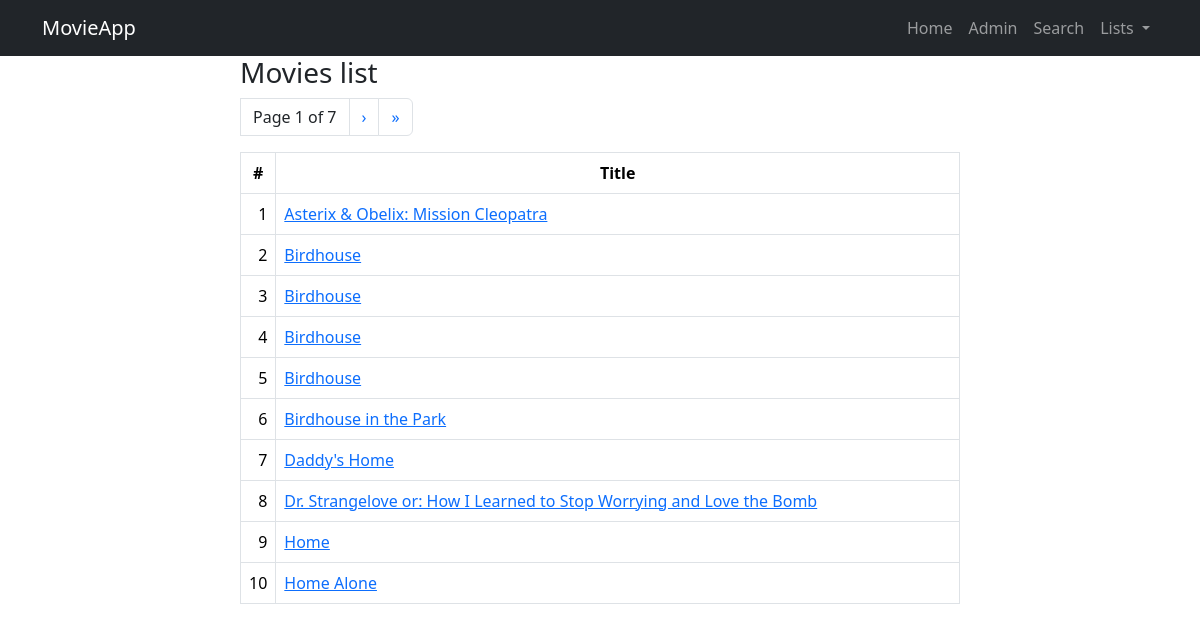
The page /movieapp/movie_list/ on the database its author committed.
### movieapp/models.py (models this page shows, shortened)
class Movie(models.Model):
    title = models.CharField(max_length=100)
    year = models.CharField(max_length=100)
    imdbID = models.CharField(max_length=100)
    type = models.CharField(max_length=100)
    poster= models.CharField(max_length=100)
    class Meta:
        verbose_name_plural = 'movies'
        ordering = ['title']

### movieapp/views.py (the view)
# urls.py: path('movie_list/', views.MovieListView.as_view(), name='movie_list'),  # Country View
class MovieListView(ListView):
    model = Movie
    queryset = Movie.objects.order_by('title')
    context_object_name = 'movies'
    paginate_by = 10
    ordering = ['title']

### movieapp/templates/movieapp/movie_list.html (shortened to what this page needs)
{% extends 'base.html' %}
{% block content %}
    <div class="container">
        <div class="row">
            <div class="col-8 mx-auto">
                <h3>Movies list</h3>
                            <ul class="pagination">
                    <li class="page-link text-dark">
                        Page {{ page_obj.number }} of {{ page_obj.paginator.num_pages }}
                    </li>
                    {% if page_obj.has_next %}
                        <li class="page-item">
                            <a class="page-link" href="?page={{ page_obj.next_page_number }}">&rsaquo;</a>
                        </li>
                        <li class="page-item">
                            <a class="page-link" href="?page={{ page_obj.paginator.num_pages }}">&raquo;</a>
                        </li>
                    {% endif %}
                </ul>
                <table class="table table-bordered table-hover">
                    <thead>
                        <tr class="text-center">
                            <th>#</th>
                            <th>Title</th>
                        </tr>
                    </thead>
                    {% for movie in movies %}
                        <tr>
                            <td style="text-align: right", width="20">{{ page_obj.start_index|add:forloop.counter0 }}</td>
                            <td><a href="{% url 'movieapp:movie_detail' pk=movie.id %}">{{ movie.title }}</a></td>
                        </tr>
                {% endfor %}
                </table>
            </div>
        </div>
    </div>
{% endblock %}

### rows shown on the page
Movie: start_index|add "1", title "Asterix & Obelix: Mission Cleopatra"
Movie: start_index|add "2", title "Birdhouse"
Movie: start_index|add "3", title "Birdhouse"
Movie: start_index|add "4", title "Birdhouse"
Movie: start_index|add "5", title "Birdhouse"
Movie: start_index|add "6", title "Birdhouse in the Park"
Movie: start_index|add "7", title "Daddy's Home"
Movie: start_index|add "8", title "Dr. Strangelove or: How I Learned to Stop Worrying and Love the Bomb"
Movie: start_index|add "9", title "Home"
Movie: start_index|add "10", title "Home Alone"

### other values the page prints
{{ page_obj.number }} "1"
{{ page_obj.paginator.num_pages }} "7"
